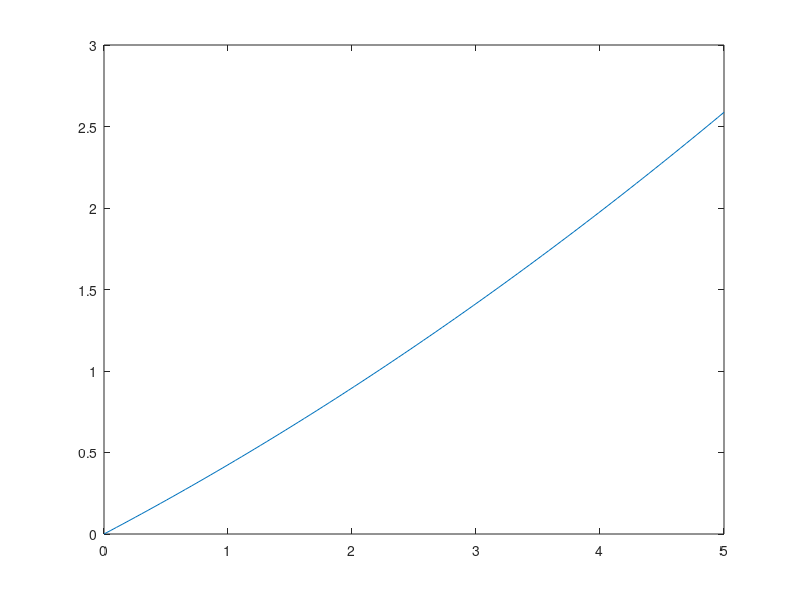

Reproduce this figure in MATLAB.

clear
%mk metod
x=[0; 0.5; 1; 1.5; 2; 2.99; 3];
y=[0; 0.52; 1.09; 1.75; 2.45; 3.5; 4];

A=[ x x.^2];
B = A' *A;
C =  A' * y;

d=B\C; 

coeff1=d(1); 
coeff2=d(2);


% Define the non-linear function U(alpha)
alpha = [150, 200, 300, 500, 1000, 2000]';
U = [2, 3, 4, 5, 6, 7]';
% Define the initial guess for a and b
c =[100, -0.1];

% Define the tolerance and maximum number of iterations
tol = 1e-6;
max_iter = 100;
r = @(alpha, U, c) 8 - c(1)*alpha.^c(2) - U;
J = [-alpha.^c(2), -c(1).*log(alpha).*alpha.^c(2)];

% Define the variables to store the error and number of iterations
s = inf;
iter = 0;
% Start the iteration loop
while norm(s) > tol && iter <= max_iter
    % Compute the Jacobian matrix
    s = -J\r(alpha, U, c);
    c = c + s';
    iter = iter + 1;
end



xx = linspace(0, 5);
konsumption = @(x) (coeff1*x + coeff2*x.^2)/(1-1/c(2));

plot(xx, konsumption(xx), '-')


